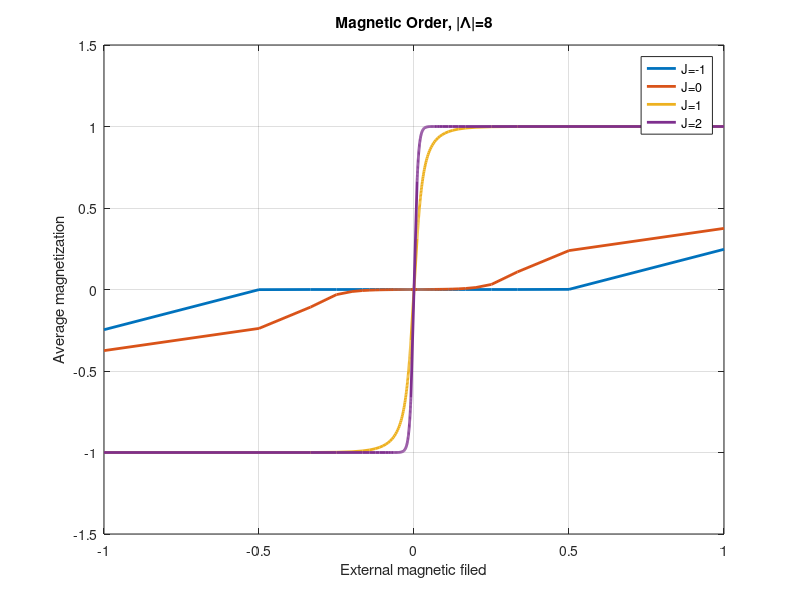

The MATLAB source for this figure:
clc; clear;

tic

% === 1. Input Image ===
n1=5;% half the legth of image 1
img1 = [255 *ones(1,n1),ones(1, n1)];% image 1 is half balck and half white
n2=8;% length of image 2
img2 = ones(1,n2); %image 2 is all the same color
img = img2; %choose between image 1 and image 2 to run the algorithm
n = length(img);

% === 2. Spin Operators and Identity ===
sx = [0, 1; 1, 0];
sy = [0, 1i; -1i, 0];
sz = [1, 0; 0, -1];
I = eye(2);

J_tials= [-1, 0, 1, 2];
mx_master =[];
for trial = 1:4
    % === 3. Pixel Similarity → Coupling Strengths J(i) ===
    J = zeros(1, n);%create J-tensor containing the interactions
    for i = 1:n-1
        next = i + 1;%A:removed mod to make it a line segment
        diff = abs(img(i) - img(next));
        J(i) = 1 + exp(-diff/(1*n)) -exp(diff/(1*n));  % similarity-based coupling; it scales with the size of the image
        J(i)=J_tials(trial);
    end
    Javg = sum(J)/(n-1);%Average J
    
    % === 4. Construct Ising-like Hamiltonian ===
    H = zeros(2^n);
    
    % (a) Interaction: -J(i) * σz_i * σz_{i+1}
    for i = 1:n-1
        opX = 1;
        opY = 1;
        opZ = 1;
        for j = 1:n
            if j == i || j == i + 1 %A:removed mod to make it a line segment
                X = sx;
                Y = sy;
                Z = sz;
            else
                X = I;
                Y = I;
                Z = I;
            end
            opX = kron(opX, X);
            opY = kron(opY, Y);
            opZ = kron(opZ, Z);
        end
        H = H - (opY + opZ)-  J(i)*opX;
    end
    %if we set J =1, then the expected value of sz is non-zero
    %if we set J=-1, the ground state is gapless meaning that the eigenspace of
    %of the lowest eigenvalue is degenerate and, as a result, we obtain
    %expected values of sz that are not zero. 
    
    
    % (c) External magentic field
    H_ext = 0;
    for i=1:n
        op=1;
        for j=1:n
            A = (j == i) * sx + (j ~= i) * I;
            op = kron(op, A);
        end
        H_ext = H_ext + op;
    end
    
    %H = sparse(H);%tranform to a sparese matrix
    
    % === 5. Average magnetic field ===
    b=10;%inverse temperature
    h_str1 = 1:100;
    h_str1 = 1 ./ h_str1;
    h_str2 = 1:100;
    h_str2 = (-1) ./ h_str2;
    h_str = [h_str1 h_str2];
    h_str = sort(h_str);
    nh = length(h_str);
    mx_list = zeros(1, nh);
    for ih=1:nh
        %(a) Hamiltonian with external magentic field
        H_tot = H - h_str(ih)*H_ext;
        %[evecs, evals] = eigs(H, 1, 'SA');%use this if the matrix if SPARSE
        [evecs, evals] = eig(H_tot);%use this if the matrix is NOT SPARSE
        
        %(b) Partition function
        Z=0;
        temp_vec = 0;%temporary vector
        for i=1:2^n
            temp_vec = evecs(:, i);
            Z = Z + (temp_vec'*temp_vec)*exp(- b*evals(i,i));
        end
        %The computation assumes that the evecs are not normalized, but it seems
        %like they are always normalized based on examples. So, we may optimize the
        %computation for the partition function if we have a guarantee that the
        %evecs are normalized
        
        %(c) average magnetization
        mx=0;%average x-spin magnetization
        for i=1:2^n
            temp_vec = evecs(:, i);
            mx = mx + real(temp_vec'*H_ext*temp_vec)*exp(- b*evals(i,i));
        end
        mx= mx/(Z*n);%average magentization done
        mx_list(ih) = mx;
    end
    %disp(mx_list)
    mx_master = [mx_master,mx_list];
end

% === 6. Plots ===
figure;

plot(h_str, mx_master(1:200), '-','LineWidth', 2);% Line with circles
hold on;
plot(h_str, mx_master(201:400), '-', 'LineWidth', 2);
hold on;
plot(h_str, mx_master(401:600), '-','LineWidth', 2);
hold on;
plot(h_str, mx_master(601:800), '-','LineWidth', 2);
legend('J=-1', 'J=0', 'J=1', 'J=2')
hold off;
xlabel('External magnetic filed');
ylabel('Average magnetization');
str = sprintf('Magnetic Order, |Λ|=%d', n);
%title('Magnetic Order: J=' + 1 );
title(str);
grid on;


toc
